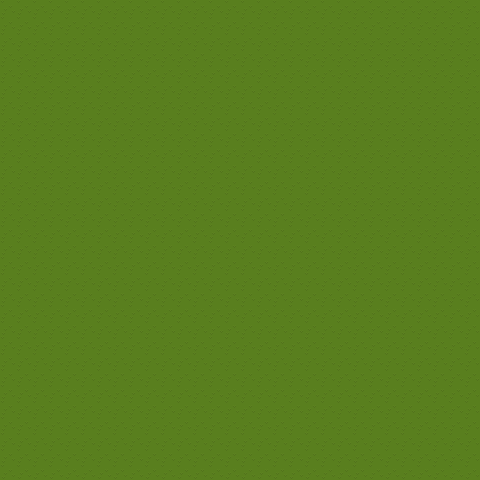

The image is a tile-based game level rendered from a .tmx file. Its description and complete source (layers, tilesets, objects, tile grids) follow:
An orthogonal 30x30 tile map with 16x16 px tiles, 1 tile layer (Tile Layer 1).

<map version="1.10" tiledversion="1.11.2" orientation="orthogonal" renderorder="right-up" width="30" height="30" tilewidth="16" tileheight="16" infinite="0" nextlayerid="2" nextobjectid="1">
 <tileset firstgid="1" source="tilesets/Overworld_Tileset.tsx" />
 <layer id="1" name="Tile Layer 1" width="30" height="30">
  <data encoding="csv">
25,25,25,25,25,25,25,25,25,25,25,25,25,25,25,25,25,25,25,25,25,25,25,25,25,25,25,25,25,25,
25,25,25,25,25,25,25,25,25,25,25,25,25,25,25,25,25,25,25,25,25,25,25,25,25,25,25,25,25,25,
25,25,25,25,25,25,25,25,25,25,25,25,25,25,25,25,25,25,25,25,25,25,25,25,25,25,25,25,25,25,
25,25,25,25,25,25,25,25,25,25,25,25,25,25,25,25,25,25,25,25,25,25,25,25,25,25,25,25,25,25,
25,25,25,25,25,25,25,25,25,25,25,25,25,25,25,25,25,25,25,25,25,25,25,25,25,25,25,25,25,25,
25,25,25,25,25,25,25,25,25,25,25,25,25,25,25,25,25,25,25,25,25,25,25,25,25,25,25,25,25,25,
25,25,25,25,25,25,25,25,25,25,25,25,25,25,25,25,25,25,25,25,25,25,25,25,25,25,25,25,25,25,
25,25,25,25,25,25,25,25,25,25,25,25,25,25,25,25,25,25,25,25,25,25,25,25,25,25,25,25,25,25,
25,25,25,25,25,25,25,25,25,25,25,25,25,25,25,25,25,25,25,25,25,25,25,25,25,25,25,25,25,25,
25,25,25,25,25,25,25,25,25,25,25,25,25,25,25,25,25,25,25,25,25,25,25,25,25,25,25,25,25,25,
25,25,25,25,25,25,25,25,25,25,25,25,25,25,25,25,25,25,25,25,25,25,25,25,25,25,25,25,25,25,
25,25,25,25,25,25,25,25,25,25,25,25,25,25,25,25,25,25,25,25,25,25,25,25,25,25,25,25,25,25,
25,25,25,25,25,25,25,25,25,25,25,25,25,25,25,25,25,25,25,25,25,25,25,25,25,25,25,25,25,25,
25,25,25,25,25,25,25,25,25,25,25,25,25,25,25,25,25,25,25,25,25,25,25,25,25,25,25,25,25,25,
25,25,25,25,25,25,25,25,25,25,25,25,25,25,25,25,25,25,25,25,25,25,25,25,25,25,25,25,25,25,
25,25,25,25,25,25,25,25,25,25,25,25,25,25,25,25,25,25,25,25,25,25,25,25,25,25,25,25,25,25,
25,25,25,25,25,25,25,25,25,25,25,25,25,25,25,25,25,25,25,25,25,25,25,25,25,25,25,25,25,25,
25,25,25,25,25,25,25,25,25,25,25,25,25,25,25,25,25,25,25,25,25,25,25,25,25,25,25,25,25,25,
25,25,25,25,25,25,25,25,25,25,25,25,25,25,25,25,25,25,25,25,25,25,25,25,25,25,25,25,25,25,
25,25,25,25,25,25,25,25,25,25,25,25,25,25,25,25,25,25,25,25,25,25,25,25,25,25,25,25,25,25,
25,25,25,25,25,25,25,25,25,25,25,25,25,25,25,25,25,25,25,25,25,25,25,25,25,25,25,25,25,25,
25,25,25,25,25,25,25,25,25,25,25,25,25,25,25,25,25,25,25,25,25,25,25,25,25,25,25,25,25,25,
25,25,25,25,25,25,25,25,25,25,25,25,25,25,25,25,25,25,25,25,25,25,25,25,25,25,25,25,25,25,
25,25,25,25,25,25,25,25,25,25,25,25,25,25,25,25,25,25,25,25,25,25,25,25,25,25,25,25,25,25,
25,25,25,25,25,25,25,25,25,25,25,25,25,25,25,25,25,25,25,25,25,25,25,25,25,25,25,25,25,25,
25,25,25,25,25,25,25,25,25,25,25,25,25,25,25,25,25,25,25,25,25,25,25,25,25,25,25,25,25,25,
25,25,25,25,25,25,25,25,25,25,25,25,25,25,25,25,25,25,25,25,25,25,25,25,25,25,25,25,25,25,
25,25,25,25,25,25,25,25,25,25,25,25,25,25,25,25,25,25,25,25,25,25,25,25,25,25,25,25,25,25,
25,25,25,25,25,25,25,25,25,25,25,25,25,25,25,25,25,25,25,25,25,25,25,25,25,25,25,25,25,25,
25,25,25,25,25,25,25,25,25,25,25,25,25,25,25,25,25,25,25,25,25,25,25,25,25,25,25,25,25,25
</data>
 </layer>
</map>
